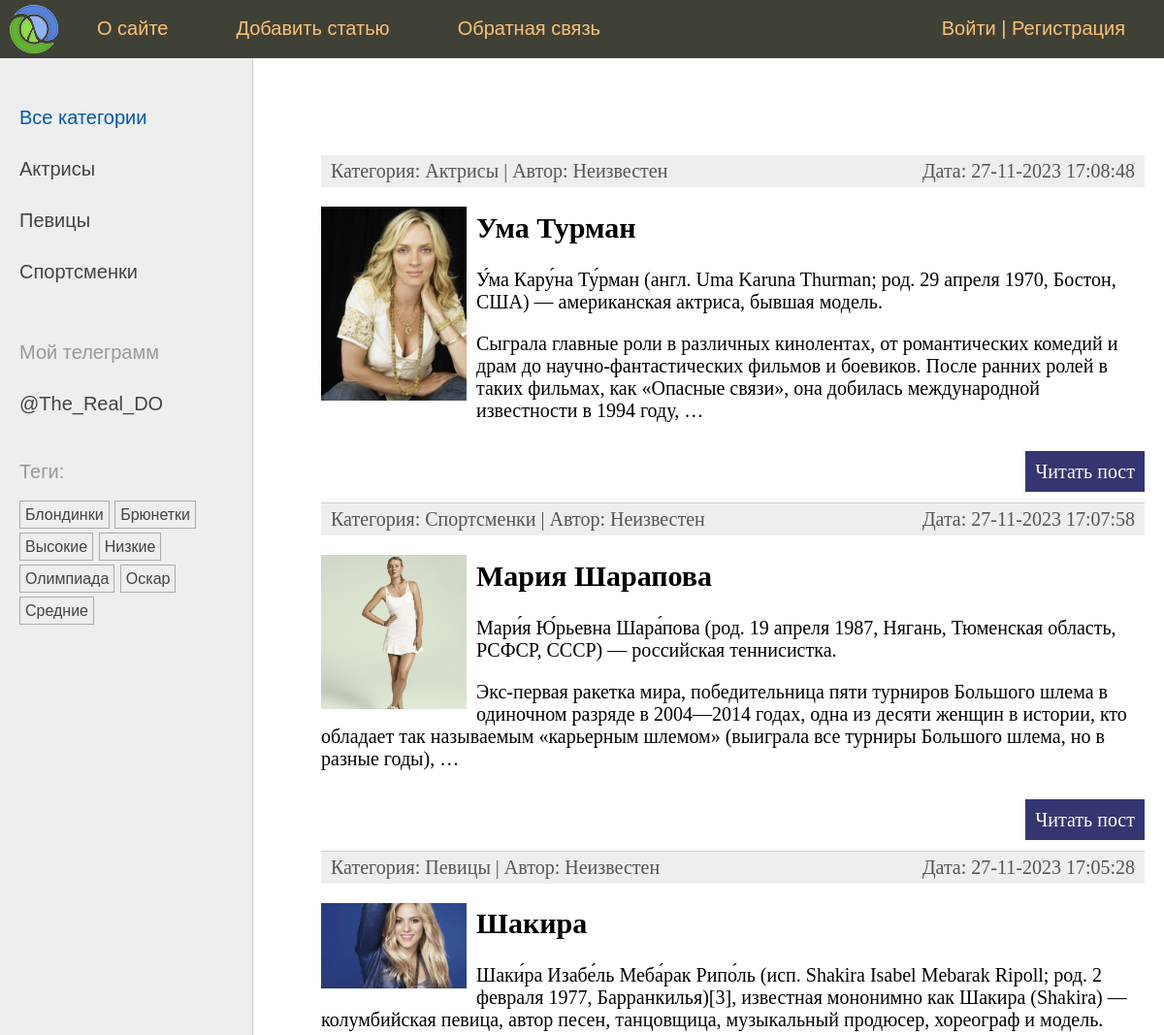
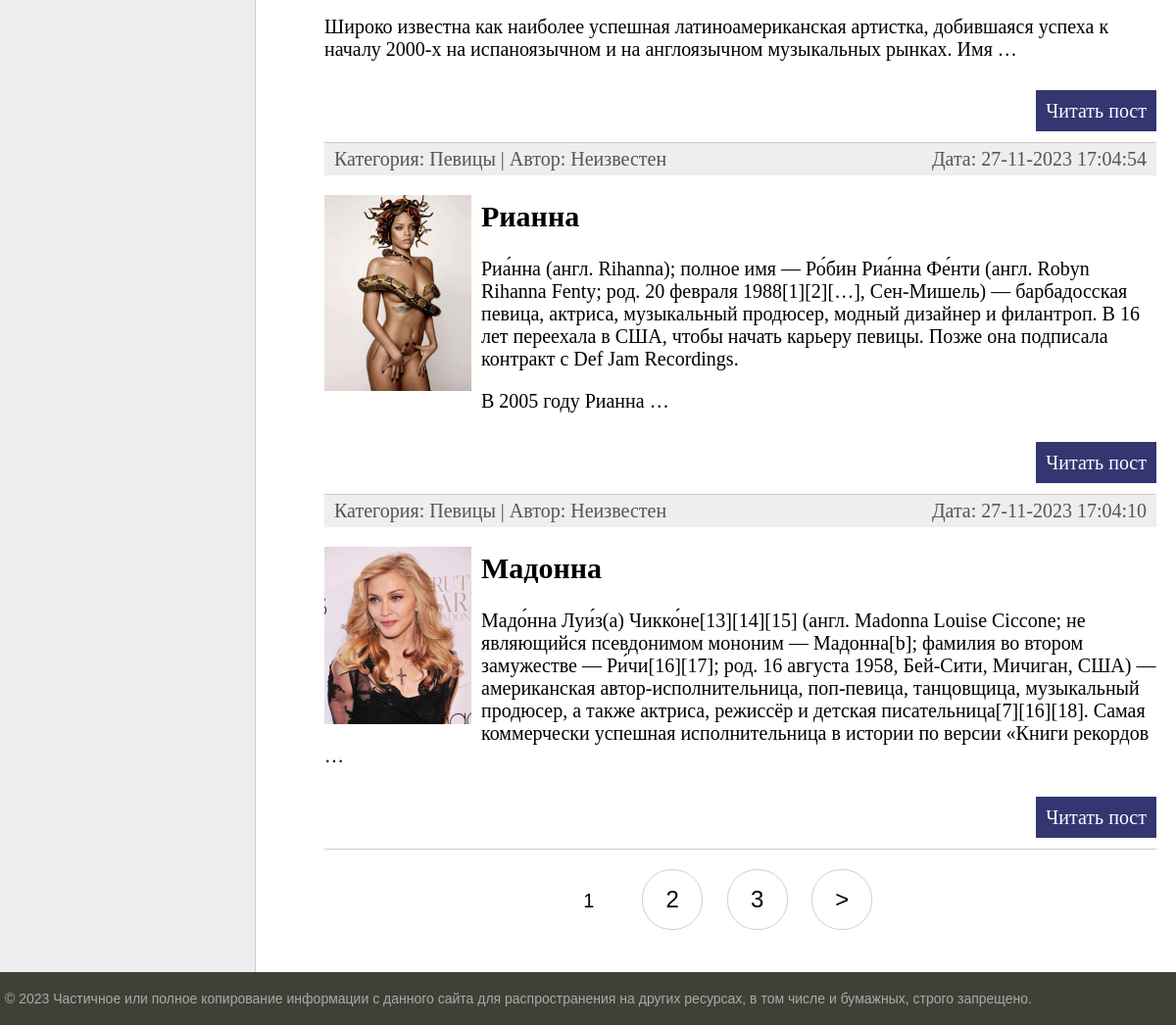
The page / on the database its author committed (2 pictures, top to bottom).
### women/models.py (models this page shows, shortened)
class Category(models.Model):
    name = models.CharField(max_length=100, db_index=True, verbose_name='Категория')
    slug = models.SlugField(max_length=255, unique=True, db_index=True, verbose_name='Slug')
    class Meta:
        verbose_name = 'Категория'
        verbose_name_plural = 'Категории'
    def get_absolute_url(self):
        return reverse('category', kwargs={'cat_slug': self.slug})

class TagPost(models.Model):
    tag = models.CharField(max_length=100, db_index=True)
    slug = models.SlugField(max_length=255, unique=True, db_index=True)
    def get_absolute_url(self):
        return reverse('tag', kwargs={'tag_slug': self.slug})

class Women(models.Model):
    class Status(models.IntegerChoices):
        DRAFT = 0, 'Черновик'
        PUBLISHED = 1, 'Опубликовано'
    title = models.CharField(max_length=255, verbose_name='Заголовок', validators=[])
    slug = models.SlugField(max_length=255, unique=True, db_index=True, verbose_name='Slug',
                            validators=[
        MinLengthValidator(5, message='Минимум 5 символов'),
        MaxLengthValidator(100, message='Максимум 100 символов'),
                                        ]
                            )
    photo = models.ImageField(upload_to='photos/%Y-%m-%d', default=None, null=True, blank=True, verbose_name='Фото')
    content = models.TextField(blank=True, verbose_name='Текст статьи')
    time_create = models.DateTimeField(auto_now_add=True, verbose_name='Время создания')
    time_update = models.DateTimeField(auto_now=True, verbose_name='Время обновления')
    is_published = models.BooleanField(choices=tuple(map(lambda x: (bool(x[0]), x[1]), Status.choices)),
                                       default=Status.DRAFT, verbose_name='Статус')
    cat = models.ForeignKey('Category', on_delete=models.PROTECT, related_name='posts', verbose_name='Категория')
    tags = models.ManyToManyField('TagPost', blank=True, related_name='tags', verbose_name='Тег')
    husband = models.OneToOneField('Husband', on_delete=models.SET_NULL, null=True, blank=True,
                                   related_name='woman', verbose_name='Муж')
    author = models.ForeignKey(get_user_model(), on_delete=models.SET_NULL, related_name='posts', null=True, default=None)
    objects = models.Manager()
    published = PublishedManager()
    class Meta:
        verbose_name = 'Известные женщины'
        verbose_name_plural = 'Известные женщины'
        ordering = ['-time_create']
        indexes = [
            models.Index(fields=['-time_create']),
        ]
    def get_absolute_url(self):
        return reverse('post', kwargs={'post_slug': self.slug})

### women/views.py (the view)
# urls.py: path('', WomenHome.as_view(), name='home'),
class WomenHome(DataMixin, ListView):
    model = Women
    template_name = 'women/index.html'
    context_object_name = 'posts'
    title_page = 'Главая страница'
    cat_selected = 0
    def get_queryset(self):
        return Women.published.all().select_related('cat')

### users/context_processors.py (called while the page is built)
def get_women_context(request: HttpRequest) -> dict[str, list[dict[str, str]]]:
    return {'mainmenu': menu}

### women/models.py (called while the page is built)
    def get_queryset(self) -> models.QuerySet:
        return super().get_queryset().filter(is_published=Women.Status.PUBLISHED)

### women/templatetags/women_tags.py (called while the page is built)
@register.inclusion_tag('women/list_categories.html')
def show_categories(cat_selected: int = 0) -> dict[str, Category | int]:
    cats = Category.objects.annotate(total=Count('posts')).filter(total__gt=0)
    return {'cats': cats, 'cat_selected': cat_selected}

@register.inclusion_tag('women/list_tags.html')
def show_all_tags() -> dict[str, TagPost]:
    return {'tags': TagPost.objects.annotate(total=Count('tags')).filter(total__gt=0)}

### women/templates/women/index.html (shortened to what this page needs)
{% extends 'base.html' %}
{% block content %}
    <ul class="list-articles">
        {% for p in posts %}
            <li>
                <div class="article-panel">
                    <p class="first">Категория: {{ p.cat.name }} | Автор: {{ p.author.username|default:"Неизвестен" }}</p>
                    <p class="last">Дата: {{ p.time_update|date:"d-m-Y H:i:s" }}</p>
                </div>
                {% if p.photo %}
                    <p><img class="img-article-left thumb" src="{{ p.photo.url }}"></p>
                {% endif %}
                <h2>{{ p.title }}</h2>
                {% autoescape off %}
                    {{ p.content|linebreaks|truncatewords:50 }}
                {% endautoescape %}
                <p class="link-read-post"><a href="{{ p.get_absolute_url }}">Читать пост</a></p>
            </li>
        {% endfor %}
    </ul>
{% endblock %}
{% block navigation %}
    {% if page_obj.has_other_pages %}
        <nav class="list-pages">
            <ul>
                {% for p in paginator.page_range %}
                    {% if page_obj.number == p %}
                        <li class="page-num page-num-selected">{{ p }}</li>
                    {% elif p >= page_obj.number|add:-2 and p <= page_obj.number|add:2 %}
                        <li class="page-num">
                            <a href="?page={{ p }}">{{ p }}</a>
                        </li>
                    {% endif %}
                {% endfor %}
                {% if page_obj.has_next %}
                    <li class="page-num">
                        <a href="?page={{ page_obj.next_page_number }}">&gt;</a>
                    </li>
                {% endif %}
            </ul>
        </nav>
    {% endif %}
{% endblock %}

### women/templates/women/list_categories.html
{% for cat in cats %}
    {% if cat.id == cat_selected %}
        <li class="selected">{{ cat.name }}</li>
    {% else %}
        <li><a href="{{ cat.get_absolute_url }}">{{ cat.name }}</a></li>
    {% endif %}
{% endfor %}

### women/templates/women/list_tags.html
{% if tags %}
    <p>Теги: </p>
    <ul class="tags-list">
        {% for t in tags %}
            <li><a href="{{ t.get_absolute_url }}">{{ t.tag }}</a></li>
        {% endfor %}
    </ul>
{% endif %}

### women/static/women/css/styles.css (style rules this page uses)
html, body { font-family: 'Arial'; margin: 0; padding: 0; height: 100%; width: 100%; color: #444; }
a { color: #0059b2; text-decoration: none; }
img { max-width: 600px; height: auto; }
img.img-article-left { max-width: 300px; height: auto; float: left; padding: 0 10px 10px 0; }
img.img-article-left.thumb { max-width: 150px; height: auto; }
p.link-read-post { text-align: right; }
p.link-read-post a { padding: 10px; min-width: 100px; background: #333671; color: #fff; text-decoration: none; }
div.article-panel { background: #eee; padding: 5px 10px 5px 10px; box-sizing: border-box; overflow: hidden; color: #555; }
div.article-panel p.first { margin: 0; float: left; }
div.article-panel p.last { margin: 0; float: right; }
ul.list-articles { list-style: none; margin: 0; padding: 0; }
ul.list-articles li { border-bottom: 1px solid #ccc; }
.left-chapters ul { width: 230px; margin: 0; padding: 20px 10px 10px 20px; list-style: none; font-size: 20px; }
.left-chapters ul li { margin: 30px 0 0 0; color: #999; }
.left-chapters ul li a { color: #444; text-decoration: none; }
ul.tags-list { width: 100%; margin: 0; padding: 0; list-style: none; }
ul.tags-list li { margin: 0; padding: 0 0 10px; display: inline-block; }
ul.tags-list li a { padding: 5px; font-size: 16px; border: 1px solid #aaa; }
.list-pages { text-align: center; margin: 0 0 20px 0; }
.list-pages ul { margin: 20px 0 0 0; padding: 0; list-style: none; }
.list-pages ul li { display: inline-block; margin: 0 20px 0 0; }
.list-pages a { color: #000; font-size: 24px; text-decoration: none; }
.list-pages .page-num, .page-num-selected { display: inline-block; width: 60px; height: 44px; padding: 16px 0 0 0; border: 1px solid #d0d0d0; border-radius: 30px; }
.list-pages .page-num-selected { border: none; color: #000; font-size: 20px; }

### rows shown on the page
Category: name "Актрисы"
Category: name "Певицы"
Category: name "Спортсменки"
TagPost: tag "Блондинки"
TagPost: tag "Брюнетки"
TagPost: tag "Высокие"
TagPost: tag "Низкие"
TagPost: tag "Олимпиада"
TagPost: tag "Оскар"
TagPost: tag "Средние"
Women: cat.name "Актрисы", author.username "Неизвестен", time_update "27-11-2023 17:08:48", photo (picture), title "Ума Турман", content "У́ма Кару́на Ту́рман (англ. Uma Karuna Thurman; род. 29 апреля 1970, Бостон, США) — американская актриса, бывшая модель. Сыграла главные роли в различных кинолентах, от романтических комедий и драм до научно-фантастических фильмов и боевиков. После ранних ролей в таких фильмах, как «Опасные связи», она добилась международной известности в 1994 году, …"
Women: cat.name "Спортсменки", author.username "Неизвестен", time_update "27-11-2023 17:07:58", photo (picture), title "Мария Шарапова", content "Мари́я Ю́рьевна Шара́пова (род. 19 апреля 1987, Нягань, Тюменская область, РСФСР, СССР) — российская теннисистка. Экс-первая ракетка мира, победительница пяти турниров Большого шлема в одиночном разряде в 2004—2014 годах, одна из десяти женщин в истории, кто обладает так называемым «карьерным шлемом» (выиграла все турниры Большого шлема, но в разные годы), …"
Women: cat.name "Певицы", author.username "Неизвестен", time_update "27-11-2023 17:05:28", photo (picture), title "Шакира", content "Шаки́ра Изабе́ль Меба́рак Рипо́ль (исп. Shakira Isabel Mebarak Ripoll; род. 2 февраля 1977, Барранкилья)[3], известная мононимно как Шакира (Shakira) — колумбийская певица, автор песен, танцовщица, музыкальный продюсер, хореограф и модель. Широко известна как наиболее успешная латиноамериканская артистка, добившаяся успеха к началу 2000-х на испаноязычном и на англоязычном музыкальных рынках. Имя …"
Women: cat.name "Певицы", author.username "Неизвестен", time_update "27-11-2023 17:04:54", photo (picture), title "Рианна", content "Риа́нна (англ. Rihanna); полное имя — Ро́бин Риа́нна Фе́нти (англ. Robyn Rihanna Fenty; род. 20 февраля 1988[1][2][…], Сен-Мишель) — барбадосская певица, актриса, музыкальный продюсер, модный дизайнер и филантроп. В 16 лет переехала в США, чтобы начать карьеру певицы. Позже она подписала контракт с Def Jam Recordings. В 2005 году Рианна …"
Women: cat.name "Певицы", author.username "Неизвестен", time_update "27-11-2023 17:04:10", photo (picture), title "Мадонна", content "Мадо́нна Луи́з(а) Чикко́не[13][14][15] (англ. Madonna Louise Ciccone; не являющийся псевдонимом мононим — Мадонна[b]; фамилия во втором замужестве — Ри́чи[16][17]; род. 16 августа 1958, Бей-Сити, Мичиган, США) — американская автор-исполнительница, поп-певица, танцовщица, музыкальный продюсер, а также актриса, режиссёр и детская писательница[7][16][18]. Самая коммерчески успешная исполнительница в истории по версии «Книги рекордов …"

### other values the page prints
{{ m.title }} "О сайте" "Добавить статью" "Обратная связь"
{{ p }} "1"
{{ p }} "2" "3"
